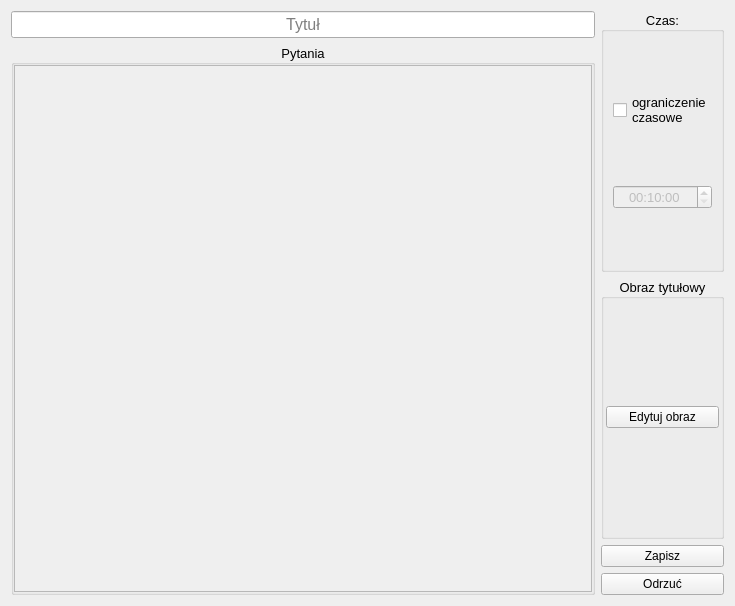
<?xml version="1.0" encoding="UTF-8"?>
<ui version="4.0">
 <class>CreateQuizWidget</class>
 <widget class="QWidget" name="CreateQuizWidget">
  <property name="geometry">
   <rect>
    <x>0</x>
    <y>0</y>
    <width>735</width>
    <height>606</height>
   </rect>
  </property>
  <property name="windowTitle">
   <string>Form</string>
  </property>
  <layout class="QHBoxLayout" name="horizontalLayout">
   <item>
    <layout class="QVBoxLayout" name="verticalLayout_3">
     <item>
      <widget class="QLineEdit" name="titleEdit">
       <property name="font">
        <font>
         <pointsize>12</pointsize>
        </font>
       </property>
       <property name="maxLength">
        <number>30</number>
       </property>
       <property name="alignment">
        <set>Qt::AlignCenter</set>
       </property>
       <property name="placeholderText">
        <string>Tytuł</string>
       </property>
      </widget>
     </item>
     <item>
      <widget class="QGroupBox" name="questionsGroupBox">
       <property name="sizePolicy">
        <sizepolicy hsizetype="Expanding" vsizetype="Expanding">
         <horstretch>0</horstretch>
         <verstretch>0</verstretch>
        </sizepolicy>
       </property>
       <property name="font">
        <font>
         <pointsize>10</pointsize>
        </font>
       </property>
       <property name="title">
        <string>Pytania</string>
       </property>
       <property name="alignment">
        <set>Qt::AlignCenter</set>
       </property>
       <layout class="QVBoxLayout" name="verticalLayout">
        <property name="leftMargin">
         <number>0</number>
        </property>
        <property name="topMargin">
         <number>0</number>
        </property>
        <property name="rightMargin">
         <number>0</number>
        </property>
        <property name="bottomMargin">
         <number>0</number>
        </property>
        <item>
         <widget class="QScrollArea" name="questionsScrollArea">
          <property name="widgetResizable">
           <bool>true</bool>
          </property>
          <widget class="QWidget" name="scrollAreaWidgetContents">
           <property name="geometry">
            <rect>
             <x>0</x>
             <y>0</y>
             <width>554</width>
             <height>520</height>
            </rect>
           </property>
          </widget>
         </widget>
        </item>
       </layout>
      </widget>
     </item>
    </layout>
   </item>
   <item>
    <layout class="QVBoxLayout" name="verticalLayout_2">
     <item>
      <widget class="QGroupBox" name="timeGroupBox">
       <property name="font">
        <font>
         <pointsize>10</pointsize>
        </font>
       </property>
       <property name="title">
        <string>Czas:</string>
       </property>
       <property name="alignment">
        <set>Qt::AlignCenter</set>
       </property>
       <layout class="QVBoxLayout" name="timeLayout">
        <item>
         <widget class="QCheckBox" name="timeCheckBox">
          <property name="text">
           <string>ograniczenie
czasowe</string>
          </property>
         </widget>
        </item>
        <item>
         <widget class="QTimeEdit" name="timeEdit">
          <property name="enabled">
           <bool>false</bool>
          </property>
          <property name="alignment">
           <set>Qt::AlignCenter</set>
          </property>
          <property name="minimumTime">
           <time>
            <hour>0</hour>
            <minute>0</minute>
            <second>1</second>
           </time>
          </property>
          <property name="displayFormat">
           <string>HH:mm:ss</string>
          </property>
          <property name="time">
           <time>
            <hour>0</hour>
            <minute>10</minute>
            <second>0</second>
           </time>
          </property>
         </widget>
        </item>
       </layout>
      </widget>
     </item>
     <item>
      <widget class="QGroupBox" name="imageGroupBox">
       <property name="sizePolicy">
        <sizepolicy hsizetype="Preferred" vsizetype="Preferred">
         <horstretch>0</horstretch>
         <verstretch>0</verstretch>
        </sizepolicy>
       </property>
       <property name="font">
        <font>
         <pointsize>10</pointsize>
        </font>
       </property>
       <property name="title">
        <string>Obraz tytułowy</string>
       </property>
       <property name="alignment">
        <set>Qt::AlignCenter</set>
       </property>
       <layout class="QVBoxLayout" name="imageLayout">
        <property name="spacing">
         <number>2</number>
        </property>
        <property name="leftMargin">
         <number>2</number>
        </property>
        <property name="topMargin">
         <number>2</number>
        </property>
        <property name="rightMargin">
         <number>2</number>
        </property>
        <property name="bottomMargin">
         <number>2</number>
        </property>
        <item>
         <widget class="QPushButton" name="imageButton">
          <property name="font">
           <font>
            <pointsize>9</pointsize>
           </font>
          </property>
          <property name="text">
           <string>Edytuj obraz</string>
          </property>
         </widget>
        </item>
       </layout>
      </widget>
     </item>
     <item>
      <widget class="QPushButton" name="confirmButton">
       <property name="text">
        <string>Zapisz</string>
       </property>
      </widget>
     </item>
     <item>
      <widget class="QPushButton" name="denyButton">
       <property name="text">
        <string>Odrzuć</string>
       </property>
      </widget>
     </item>
    </layout>
   </item>
  </layout>
 </widget>
 <resources/>
 <connections/>
</ui>
